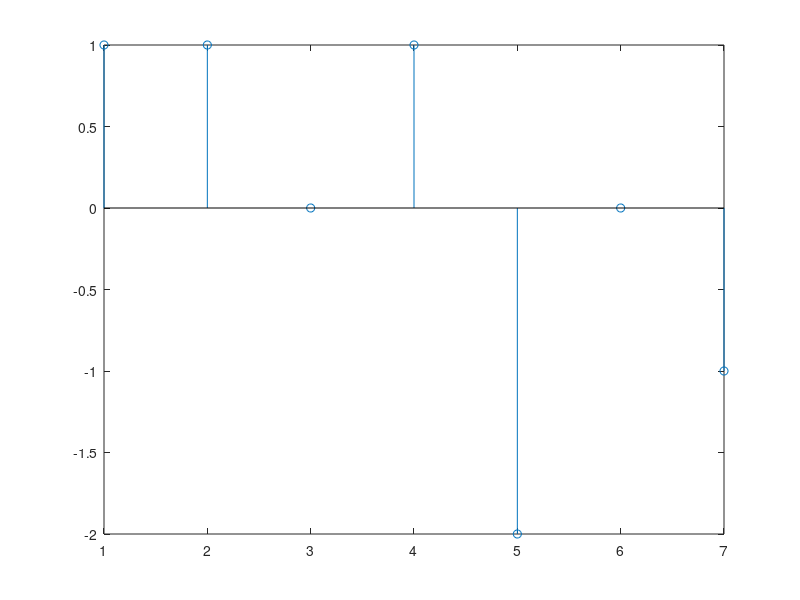

Source code (MATLAB):
% iterative methods
clc;
clear all;
close all;

x = [1, 2, 1, 1];
h = [1, -1, 1,-1];

N1 = length(x);
N2 = length(h);

X = [x, zeros(1,N2)]
H = [h, zeros(1, N1)]

for i = 1:N1+N2-1
  y(i) = 0;
  for j = 1:N1
    if(i-j+1>0)
      y(i) = y(i) + X(j) * H(i-j + 1);
    else
    end
  endfor
endfor

stem(y);